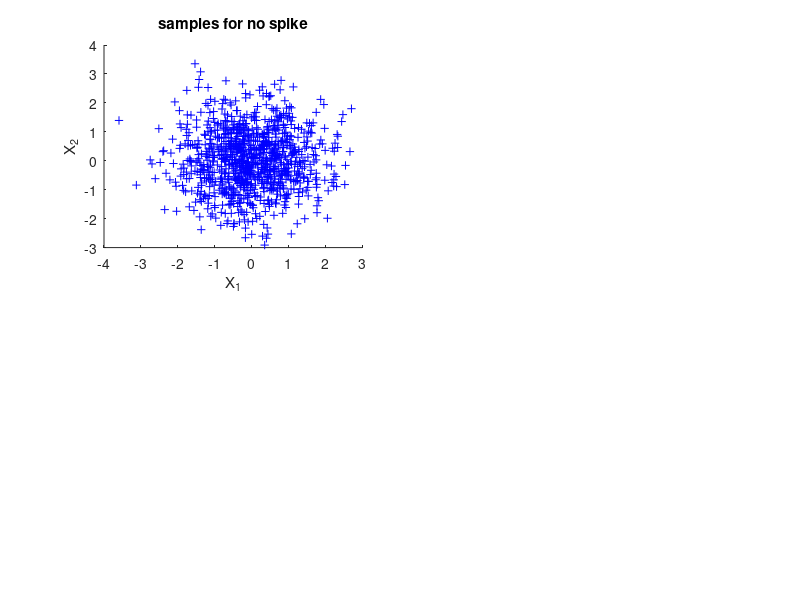

Write the MATLAB code that produced this figure. (Note: this script raises an error after producing the figure.)
clear

N1 = 1000
N2 = 1000
dim = 2

%AXIS = [-3.5 3.5 -3.5 3.5]
AXIS = [-4 4 -4 4];


%% generate data
X = randn(N1,dim);

figure(1)
clf
subplot(221)
plot(X(:,1), X(:,2), '+b')
box off

xlabel('X_1')
ylabel('X_2')
title('samples for no spike')

%% calc covariance matrix
Cov = X'*X / N1

hold on; plot_ellipse([0 0], Cov, 'b')

axis(AXIS)

%% introduce filter
%filt = [1 0.5; 0 1]


% suppress along 
R = [cos(pi/4) -sin(pi/4); sin(pi/4) cos(pi/4)]
filt = R'*diag([1 0.5])*R

% filt = diag([1 0.5])
mu_filtered = [1.5, 1]


X_filtered = X*filt';


Cov_filtered = X_filtered'*X_filtered / N1

subplot(222)
plot(mu_filtered(1)+X_filtered(:,1), mu_filtered(2)+X_filtered(:,2), 'or')
box off

xlabel('X_1')
ylabel('X_2')

hold on; plot_ellipse(mu_filtered, Cov_filtered, 'r')

title('samples for spike')

axis(AXIS)

%% eigen analysis
eig0 = svd(Cov)
[U, D, V] = svd(Cov);


eig1 = svd(Cov_filtered)
[U1, D1, V1] = svd(Cov_filtered);

plot_principal_axes(Cov_filtered, mu_filtered)


eig0 ./ eig1


%% anlayze projected components

% project onto eiven vectors (U1)
projected=X_filtered*U1;

vars = var(projected);

subplot(2,2,3)
[count, bin] = hist(projected(:,1));
h1 = bar(bin, count,'facecolor', 'r');
xlabel('PC_1')
ylabel('count of projected values')
box off
title(sprintf('histogram of projected values for PC_1 (var=%.2f)',vars(1)))



subplot(2,2,4)
[count, bin] = hist(projected(:,2));
h2 = bar(bin, count,'facecolor', 'r');
xlabel('PC_2')
ylabel('count of projected values')
box off
title(sprintf('histogram of projected values for PC_2 (var=%.2f)',vars(2)))

%% plot mixed samples in one image
%subplot(223)
figure(2)
clf; hold on
%plot(X_mix(:,1), X_mix(:,2), 'og')
plot(X(:,1), X(:,2), '+b')
%plot(X_filtered(:,1), X_filtered(:,2), 'or')
plot(mu_filtered(1)+X_filtered(:,1), mu_filtered(2)+X_filtered(:,2), 'or')
box off


plot([0 mu_filtered(1)], [0 mu_filtered(2)], 'k-', 'LineWidth', 3)
text(mu_filtered(1)/2-0.1, mu_filtered(2)/2+0.2, 'STA', 'FontSize',20,  'HorizontalAlignment','right')

plot_ellipse([0 0], Cov, 'b--')
plot_ellipse(mu_filtered, Cov_filtered, 'r--')

axis(AXIS)
axis equal
xlabel('PC_1')
ylabel('PC_2')


set(gcf, 'paperposition', [0 0 12 10])
set(gcf, 'papersize', [12 10])
saveas(gcf, 'simulation.pdf')
saveas(gcf, 'simulation.png')

% %% Mix the dataset 
% 
% lamb = 0.5;
% X_mix = [X; X_filtered];
% Y_mix = [-ones(N1,1); ones(N2,1)];
% %X_mix = (1-lamb)*X + lamb*X_filtered;
% 
% Cov_mix = X_mix'*X_mix / size(X_mix,1)
% 
% eig_2 = svd(Cov_mix)
% 
% 
% subplot(223)
% plot(X_mix(:,1), X_mix(:,2), 'og')
% box off
% 
% hold on; plot_ellipse([0 0], Cov_mix, 'g')
% 
% axis(AXIS)
